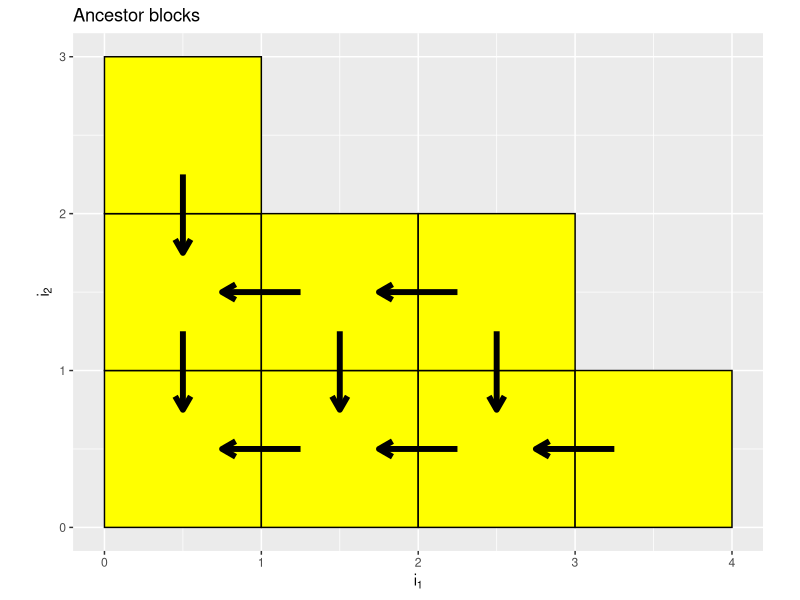
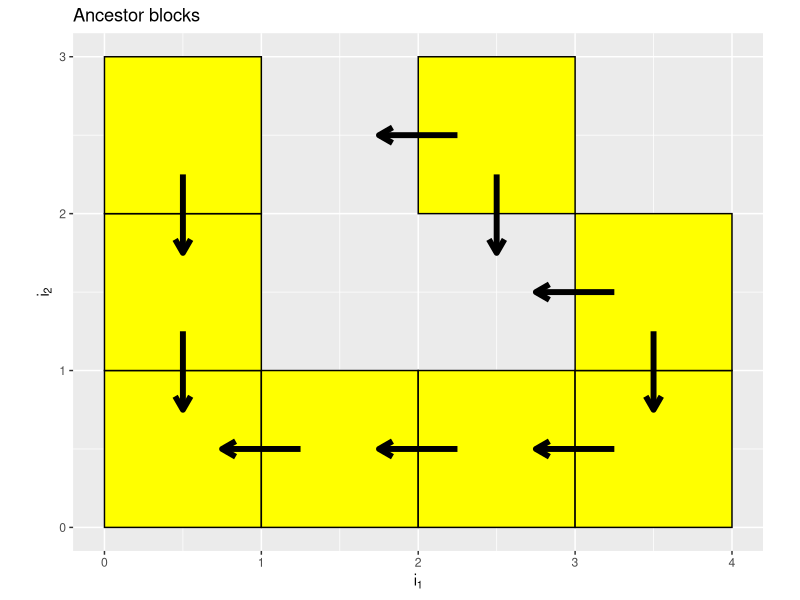
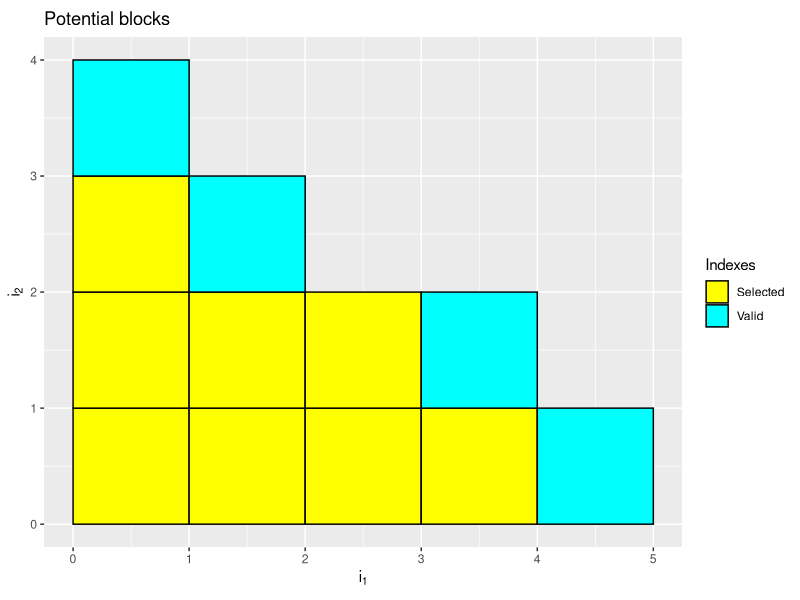

These charts were generated, in order, by the following R code: (Note: this script raises an error after producing the figures.)
require(ggplot2)
# Show possible blocks
plot_potential <- function(..., SG, uo=SG$uo[1:SG$uoCOUNT,], po=SG$po[1:SG$poCOUNT,], with_legend=TRUE) {
  # uo <- SG$uo[1:SG$uoCOUNT,]
  # po <- SG$po[1:SG$poCOUNT,]
  colnames(uo) <- colnames(po) <- c("X1", "X2")
  bdf <- rbind(cbind(data.frame(uo), Indexes="Selected"),
               cbind(data.frame(po), Indexes="Valid"))
  
  bdf$xmin <- bdf$X1-1
  bdf$xmax <- bdf$X1
  bdf$ymin <- bdf$X2-1
  bdf$ymax <- bdf$X2
  p <- ggplot() + geom_rect(aes(xmin=xmin, xmax=xmax, ymin=ymin, ymax=ymax, fill=Indexes), bdf, color="black") + 
    scale_fill_manual(values=c('yellow', 'cyan')) + coord_fixed() + 
    xlab(expression(i[1])) + ylab(expression(i[2]))  + ggtitle("Potential blocks")
  if (!with_legend) {p <- p + theme(legend.position="none")}
  p
}

# Plot ancestors
plot_ancestors <- function(..., SG, uo=SG$uo[1:SG$uoCOUNT,]) {
  
  bdf <- rbind(cbind(data.frame(X1=uo[,1], X2=uo[,2]), Indexes="Selected"))
  
  bdf$xmin <- bdf$X1-1
  bdf$xmax <- bdf$X1
  bdf$ymin <- bdf$X2-1
  bdf$ymax <- bdf$X2
  arrowdf <- NULL
  for (irow in 1:nrow(uo)) {
    if (uo[irow,1] > 1) {
      arrowdf <- rbind(arrowdf,
                       data.frame(xhead=uo[irow,1]-.75, xtail=uo[irow,1]-1.25, yhead=uo[irow,2]-.5, ytail=uo[irow,2]-.5))
    }
    if (uo[irow,2] > 1) {
      arrowdf <- rbind(arrowdf,
                       data.frame(xhead=uo[irow,1]-.5, xtail=uo[irow,1]-.5, yhead=uo[irow,2]-.75, ytail=uo[irow,2]-1.25)
      )
    }
  }
  ggplot() + geom_rect(aes(xmin=xmin, xmax=xmax, ymin=ymin, ymax=ymax), bdf, fill='yellow', color="black") + 
    scale_fill_manual(values=c('yellow', 'cyan')) + coord_fixed() +
    geom_segment(aes(x=xhead, y=yhead, xend=xtail, yend=ytail), arrowdf, arrow=arrow(length=unit(.03, "npc")), size=2) + 
    xlab(expression(i[1])) + ylab(expression(i[2])) + ggtitle("Ancestor blocks")
}
eg4 <- expand.grid(1:4,1:4)
plot_ancestors(uo=eg4[c(1,2,3,4,5,6,9, 7),])
plot_ancestors(uo=eg4[c(1,2,3,4,5,9,8,11),])
plot_potential(uo=eg4[c(1,2,3,4,5,6,9, 7),], po=data.frame(Var1=c(1,2,4,5),Var2=c(4,3,2,1)))

# Save these. Get maybe_save from VisualizeBlocks.R
maybe_save("CGGPAncestorBlocksValid", plot_ancestors(uo=eg4[c(1,2,3,4,5,6,9, 7),]))
maybe_save("CGGPAncestorBlocksInvalid", plot_ancestors(uo=eg4[c(1,2,3,4,5,9,8,11),]))
maybe_save("CGGPPotentialBlocks", plot_potential(uo=eg4[c(1,2,3,4,5,6,9, 7),], po=data.frame(Var1=c(1,2,4,5),Var2=c(4,3,2,1)), with_legend=F))
